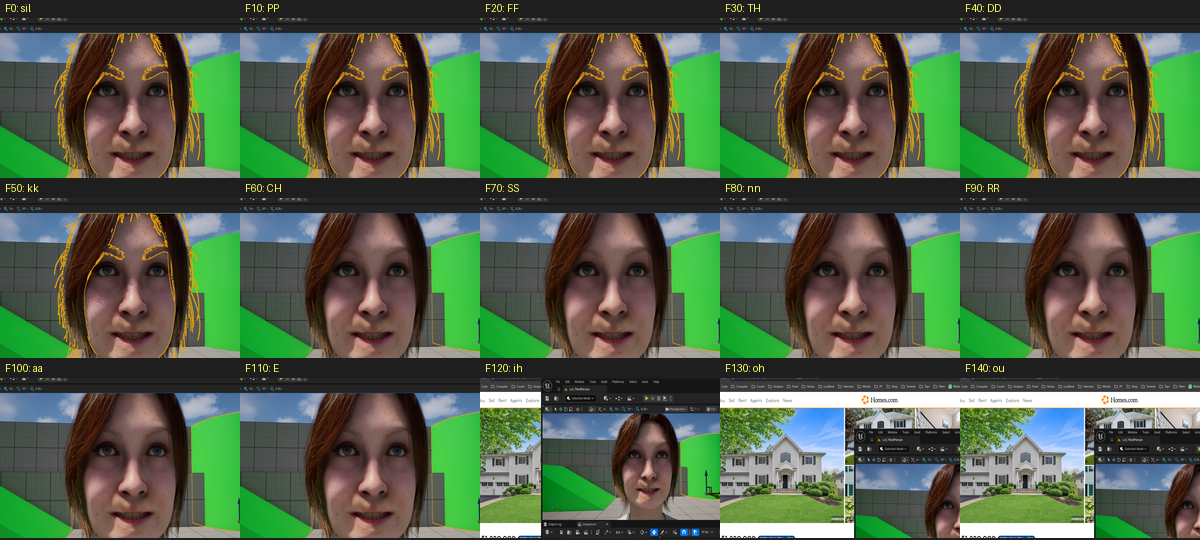

Here is the Python script that generated this plot:
"""Capture a 5x3 grid of all 15 visemes by scrubbing + window screenshot."""
import json, urllib.request, time, os
import win32gui, win32con
from PIL import ImageGrab, Image, ImageDraw, ImageFont

UE_API = "http://127.0.0.1:30010/remote/object/call"

def ue_exec(code):
    payload = json.dumps({
        "objectPath": "/Script/PythonScriptPlugin.Default__PythonScriptLibrary",
        "functionName": "ExecutePythonCommand",
        "parameters": {"PythonCommand": code}
    }).encode()
    req = urllib.request.Request(UE_API, data=payload,
        headers={"Content-Type": "application/json"}, method="PUT")
    resp = urllib.request.urlopen(req, timeout=30)
    return json.loads(resp.read().decode())

# Find UE window
results = []
def callback(hwnd, extra):
    title = win32gui.GetWindowText(hwnd)
    if 'Unreal Editor' in title and win32gui.IsWindowVisible(hwnd):
        results.append((hwnd, title))
win32gui.EnumWindows(callback, None)
hwnd = results[0][0]

# Bring to top
win32gui.SetWindowPos(hwnd, win32con.HWND_TOPMOST, 0, 0, 0, 0,
    win32con.SWP_NOMOVE | win32con.SWP_NOSIZE)
win32gui.ShowWindow(hwnd, win32con.SW_MAXIMIZE)
time.sleep(1)

rect = win32gui.GetWindowRect(hwnd)
x, y, x2, y2 = rect
w, h = x2 - x, y2 - y

# Viewport area (adjusted for maximized layout)
vx1 = x + int(w * 0.12)
vy1 = y + int(h * 0.06)
vx2 = x + int(w * 0.56)
vy2 = y + int(h * 0.50)

visemes = [
    (0, "sil"), (10, "PP"), (20, "FF"), (30, "TH"), (40, "DD"),
    (50, "kk"), (60, "CH"), (70, "SS"), (80, "nn"), (90, "RR"),
    (100, "aa"), (110, "E"), (120, "ih"), (130, "oh"), (140, "ou")
]

cell_w, cell_h = 240, 180
cols, rows = 5, 3
grid = Image.new('RGB', (cols * cell_w, rows * cell_h), (30, 30, 30))

for i, (frame, name) in enumerate(visemes):
    # Scrub to frame
    ue_exec(f"import unreal; unreal.LevelSequenceEditorBlueprintLibrary.set_current_time({frame * 800})")
    time.sleep(0.3)

    # Capture viewport
    img = ImageGrab.grab(bbox=(vx1, vy1, vx2, vy2))
    img = img.resize((cell_w, cell_h - 20), Image.LANCZOS)

    col = i % cols
    row = i // cols

    # Add label
    cell = Image.new('RGB', (cell_w, cell_h), (30, 30, 30))
    draw = ImageDraw.Draw(cell)
    label = f"F{frame}: {name}"
    draw.text((5, 2), label, fill=(255, 255, 100))
    cell.paste(img, (0, 18))
    grid.paste(cell, (col * cell_w, row * cell_h))

grid.save("c:/Users/yuval/src/aivatar/ue_viseme_grid.png", optimize=True)
print(f"Grid saved: {grid.size}, {os.path.getsize('c:/Users/yuval/src/aivatar/ue_viseme_grid.png')} bytes")

# Remove topmost
win32gui.SetWindowPos(hwnd, win32con.HWND_NOTOPMOST, 0, 0, 0, 0,
    win32con.SWP_NOMOVE | win32con.SWP_NOSIZE)
